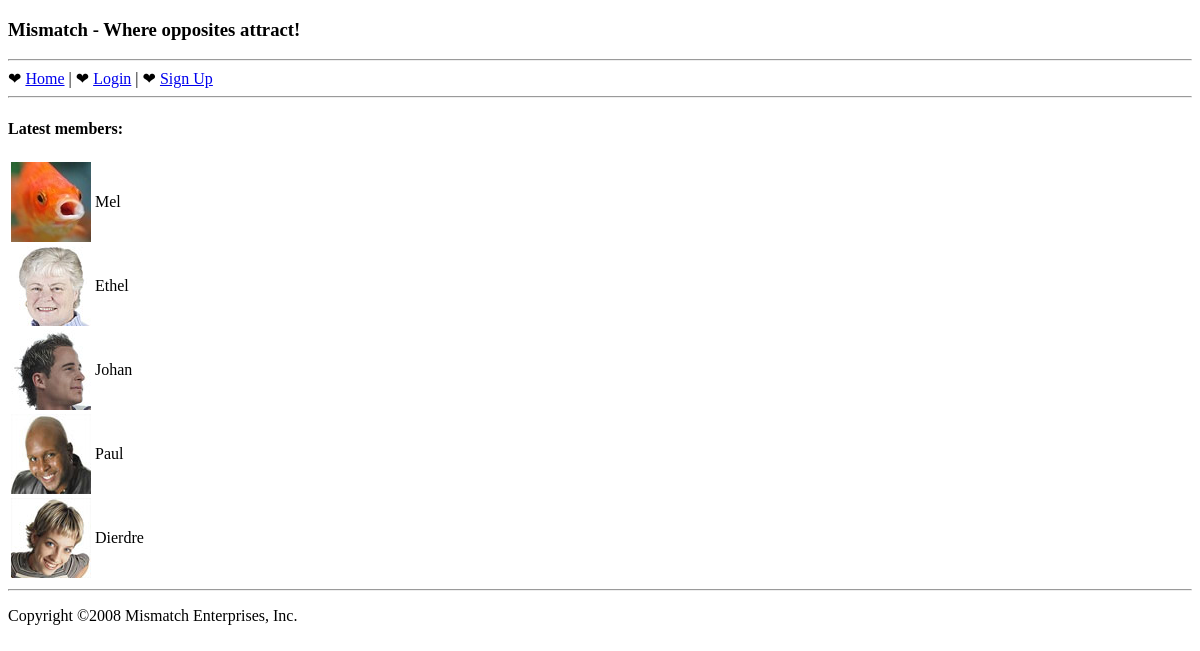
Screenshot of /week07/ch07.5/mismatch/index.php with the database file from the repository.
### tables this page shows
CREATE TABLE `mismatch_user` (
  `user_id` int(11) NOT NULL AUTO_INCREMENT,
  `username` varchar(32) NOT NULL,
  `password` varchar(40) NOT NULL,
  `join_date` datetime DEFAULT NULL,
  `first_name` varchar(32) DEFAULT NULL,
  `last_name` varchar(32) DEFAULT NULL,
  `gender` varchar(1) DEFAULT NULL,
  `birthdate` date DEFAULT NULL,
  `city` varchar(32) DEFAULT NULL,
  `state` varchar(2) DEFAULT NULL,
  `picture` varchar(32) DEFAULT NULL,
  PRIMARY KEY (`user_id`)
);

### week07/ch07.5/mismatch/index.php (the view, shortened to what this page needs)
<?php
    require_once('header.php');
    require_once('navmenu.php');
    $dbc = mysqli_connect(DB_HOST, DB_USER, DB_PASSWORD, DB_NAME);
    $query = "SELECT user_id, first_name, picture FROM mismatch_user WHERE first_name IS NOT NULL ORDER BY join_date DESC LIMIT 5";
    $data = mysqli_query($dbc, $query);
    echo '<h4>Latest members:</h4>';
    echo '<table>';
    while ($row = mysqli_fetch_array($data)) {
        if (is_file(MM_UPLOADPATH . $row['picture']) && filesize(MM_UPLOADPATH . $row['picture']) > 0) {
            echo '<tr><td><img src="' . MM_UPLOADPATH . $row['picture'] . '" alt="' . $row['first_name'] . '" /></td>';
        } else {
            echo '<tr><td><img src="' . MM_UPLOADPATH . 'nopic.jpg' . '" alt="' . $row['first_name'] . '" /></td>';
        }
        if (isset($_SESSION['user_id'])) {
          echo '<td><a href="viewprofile.php?user_id=' . $row['user_id'] . '">' . $row['first_name'] . '</a></td></tr>';
        } else {
          echo '<td>' . $row['first_name'] . '</td></tr>';
        }
    }
    echo '</table>';
    require_once('footer.php');
?>

### rows the page displays
mismatch_user: picture (picture), first_name "Mel"
mismatch_user: picture (picture), first_name "Ethel"
mismatch_user: picture (picture), first_name "Johan"
mismatch_user: picture (picture), first_name "Paul"
mismatch_user: picture (picture), first_name "Dierdre"

### other values shown
$page_title "Where opposites attract!"
